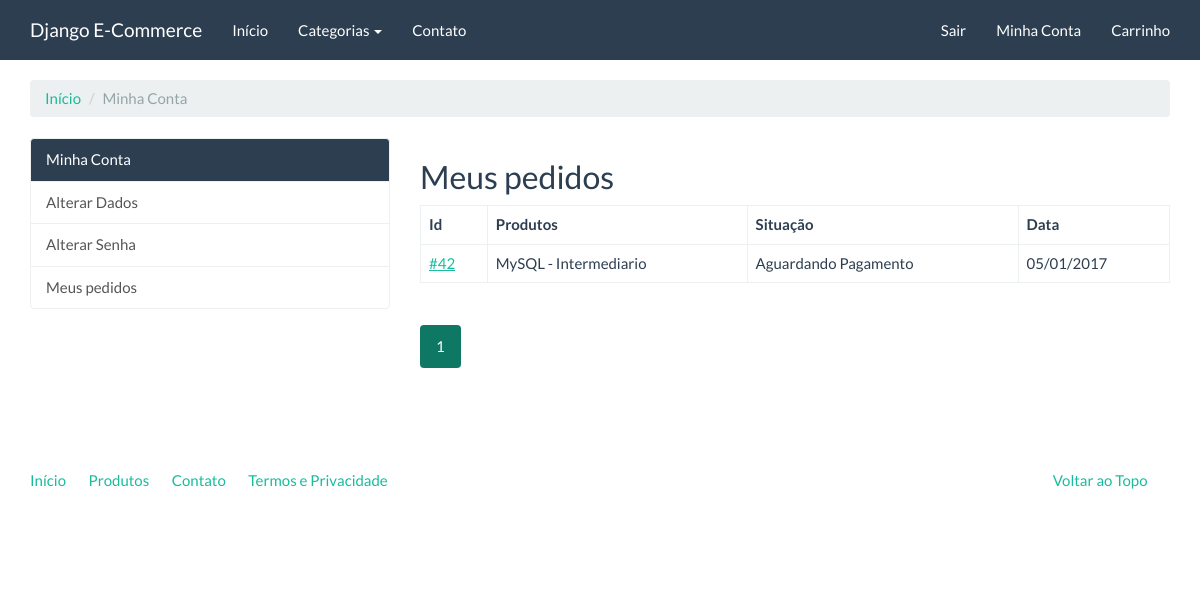
The app's page /compras/meus-pedidos/ (signed in) with its own data.
### checkout/models.py (models this page shows, shortened)
class Order(models.Model):
    user = models.ForeignKey(settings.AUTH_USER_MODEL, verbose_name='Usuário')
    status = models.IntegerField('Situação', choices=STATUS_CHOICES, default=0, blank=True)
    payment_option = models.CharField('Opção de pagamento', choices=PAYMENT_OPTION_CHOICES,
                                      max_length=20, default='deposito')
    created = models.DateTimeField('Criado em', auto_now_add=True)
    modified = models.DateTimeField('Modificado em', auto_now=True)
    objects = OrderManager()
    class Meta:
        verbose_name = 'Pedido'
        verbose_name_plural = 'Pedidos'
    def products(self):
        products_ids = self.items.values_list('product')
        return Product.objects.filter(pk__in=products_ids)

### catalog/models.py (models this page shows, shortened)
class Product(models.Model):
    name = models.CharField('Nome', max_length=100)
    slug = models.SlugField('Identificador', max_length=100)
    category = models.ForeignKey('catalog.Category', verbose_name='Categoria')
    description = models.TextField('Descrição', blank=True)
    price = models.DecimalField('Preço', decimal_places=2, max_digits=8)
    created = models.DateField('Criado em', auto_now_add=True)
    modified = models.DateField('Modificado em', auto_now=True)
    image = models.ImageField('Imagem', upload_to='products', blank=True, null=True)
    class Meta:
        verbose_name = 'Produto'
        verbose_name_plural = 'Produtos'
        ordering = ['name']

### checkout/views.py (the view)
class OrderListView(LoginRequiredMixin, ListView):
    template_name = 'checkout/order_list.html'
    paginate_by = 10
    def get_queryset(self):
        return Order.objects.filter(user=self.request.user)

### catalog/context_processors.py (called while the page is built)
def categories(request):
    return {
        'categories': Category.objects.all()
    }

### catalog/models.py (called while the page is built)
    def get_absolute_url(self):
        return reverse('catalog:category', kwargs={'slug': self.slug})

### core/templatetags/pagination.py (called while the page is built)
@register.inclusion_tag('pagination.html')
def pagination(request, paginator, page_obj):
    context = {}
    context['paginator'] = paginator
    context['request'] = request
    context['page_obj'] = page_obj
    getvars = request.GET.copy()
    if 'page' in getvars:
        del getvars['page']
    if len(getvars) > 0:
        context['getvars'] = '&{0}'.format(getvars.urlencode())
    else:
        context['getvars'] = ''
    return context

### checkout/templates/checkout/order_list.html (shortened to what this page needs)
{% extends "accounts/index.html" %}
{% load pagination %}
{% block accounts_container %}
    <h2>Meus pedidos</h2>
    <table class="table table-bordered">
        <thead>
            <tr>
                <th>Id</th>
                <th>Produtos</th>
                <th>Situação</th>
                <th>Data</th>
            </tr>
        </thead>
        <tbody>
            {% for order in order_list %}
                <tr>
                    <td>
                        <a href="{% url 'checkout:order_detail' order.pk %}">#{{ order.pk }}</a>
                    </td>
                    <td>
                        {% for product in order.products %}
                            {{ product.name }}{% if not forloop.last %} <br/> {% endif %}
                        {% endfor %}
                    </td>
                    <td>
                        {{ order.get_status_display }}
                    </td>
                    <td>
                        {{ order.created|date:"d/m/Y" }}
                    </td>
                </tr>
            {% endfor %}
        </tbody>
    </table>
    {% pagination request paginator page_obj %}
{% endblock %}

### records on screen
Order: pk "42", status "Aguardando Pagamento", created "05/01/2017"
Product: name "MySQL - Intermediario"

### other values on screen
{{ page }} "1"
